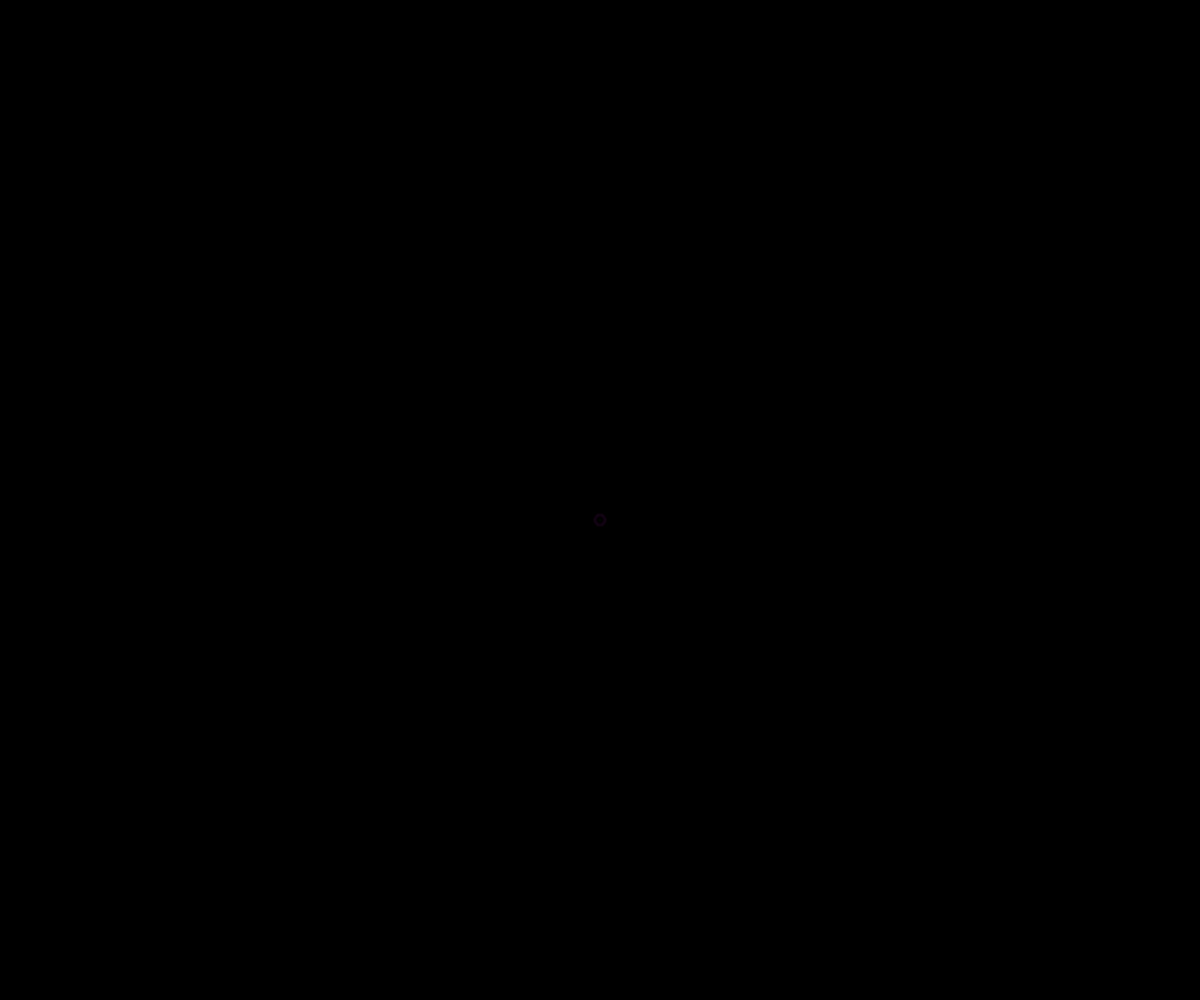
Frame 1 (no input)
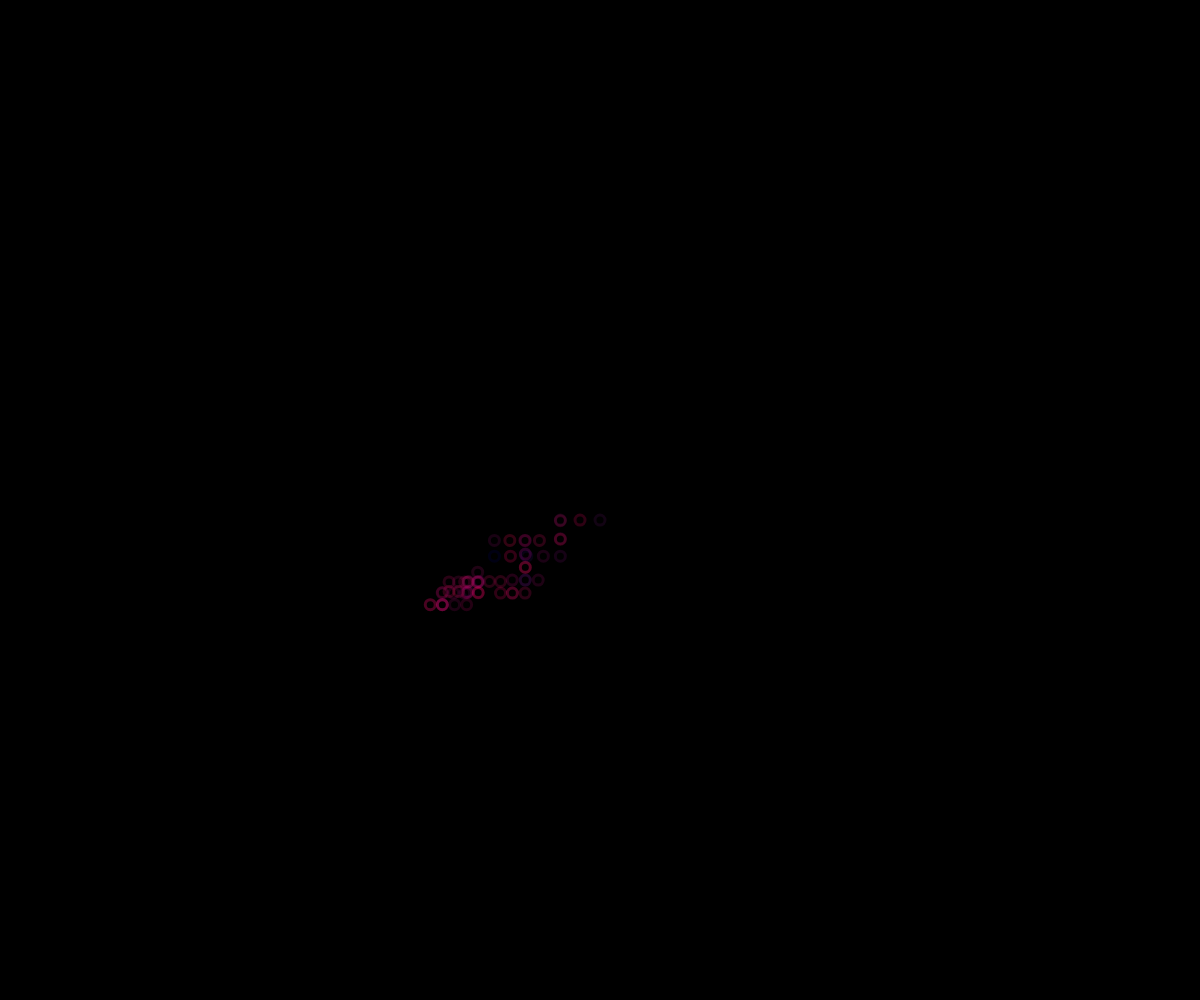
Frame 60 (no input)
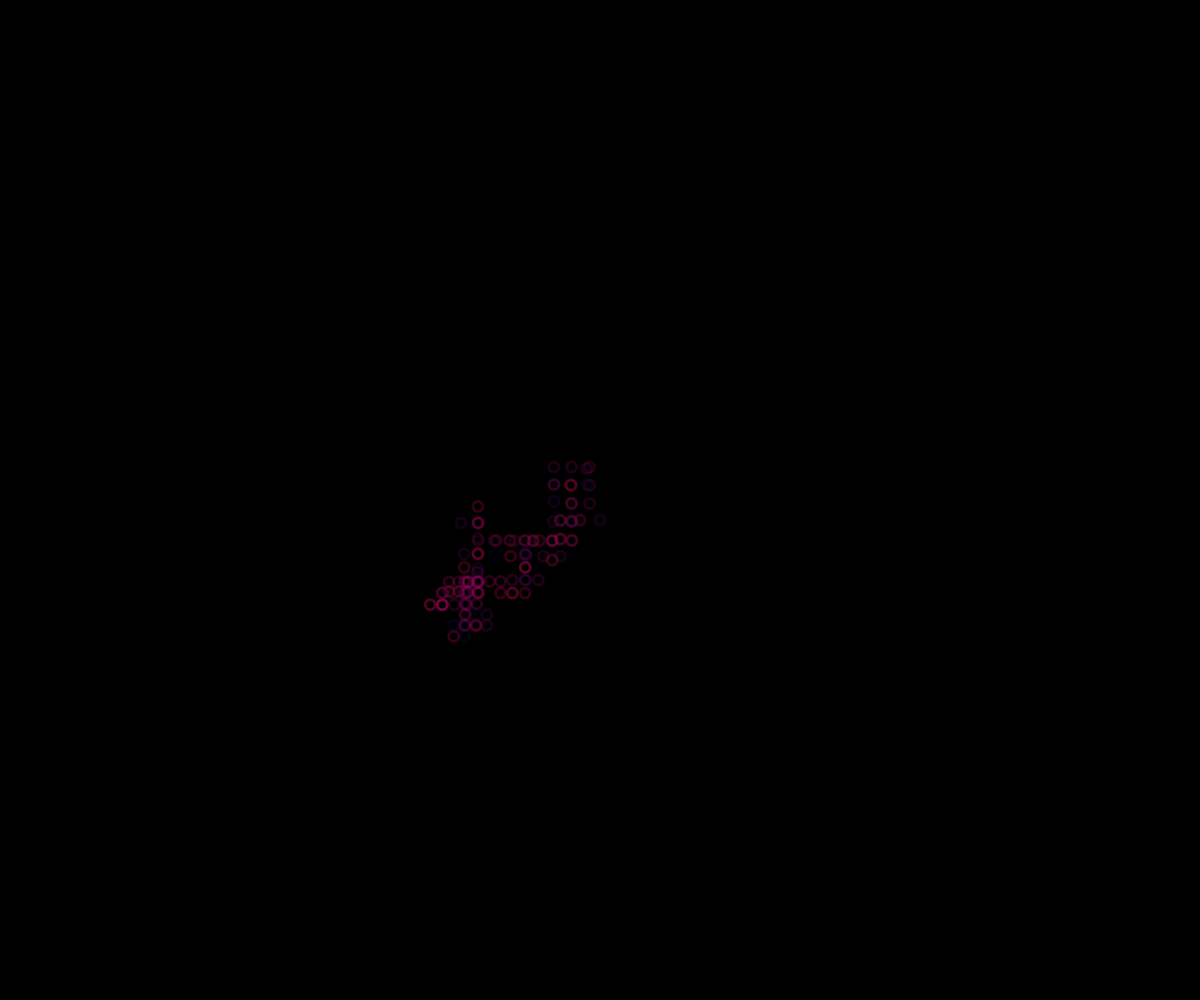
Frame 120 (the mouse pressed at the canvas centre since frame 60)

The p5.js sketch that drew these frames (run headless with seeded random() and noise() and a simulated clock; from frame 60 on, the mouse is pressed at the canvas centre):

// p5.js sketch
// ── sketch.js
let walker;

function setup() {
  createCanvas(windowWidth, windowHeight);
  walker = new Walker();
  background(0);
}

function draw() {
  walker.step();
  walker.show();
}

class Walker {
  constructor() {
    this.x = width / 2;
    this.y = height / 2;
    
    this.t = 0;
  }
  show() {
    let xoff = 0.0;
    let yoff = 0.0;

    let colorR = randomGaussian(150, 75);2
    let colorB = randomGaussian(10, 5);
    let colorG = randomGaussian(100, 5);

    strokeWeight(3);
    stroke(colorR, colorB, colorG, 50);
    noFill();
    circle(this.x, this.y, 10);

    xoff += 0.01;
    yoff += 0.01;
  }
  step() {
    let num = random(1); 
    let step = noise(this.t) * 30;

    if (num < 0.25) {
      if (this.x > width) {
         this.x += 0;
      }
      else {
        this.x += step;
      }
    }
    else if (num < 0.5) {
      if (this.x < 0) {
        this.x += 0;
      }
      else {
        this.x -= step;
      }
    }
    else if (num < 0.75) {
      if (this.y > height) {
        this.y += 0;
     }
     else {
       this.y += step;
     }
    } 
    else {
      if (this.y < 0) {
        this.y += 0;
     }
     else {
       this.y -= step;
     }
    }
    this.t += 0.02;
  }
}
